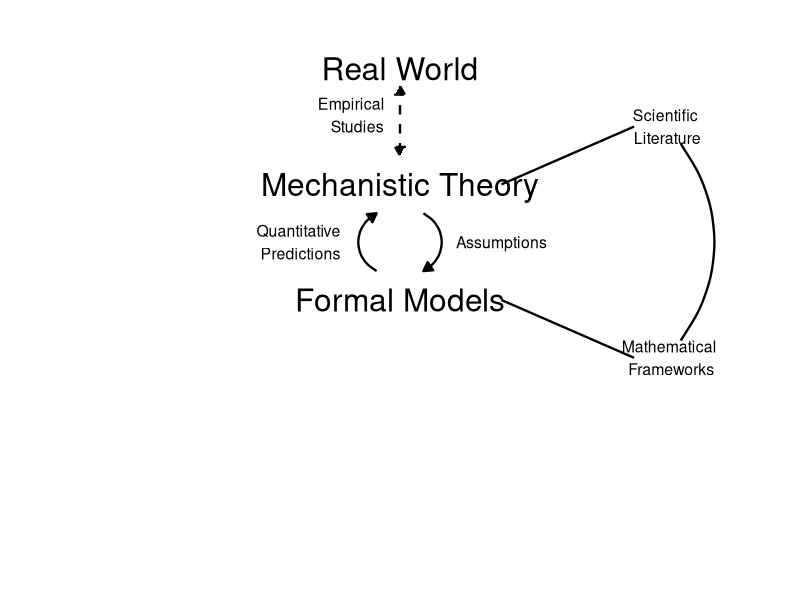
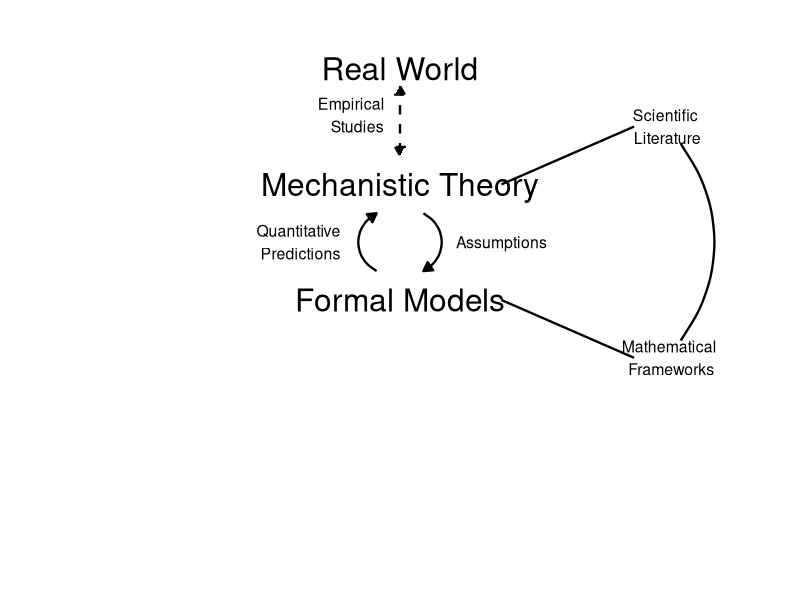
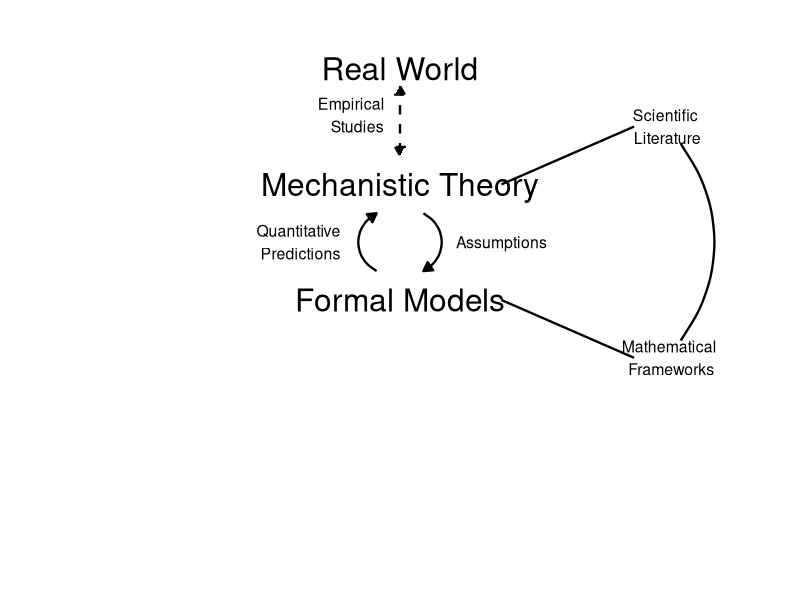

Recreate these plots in R, in order.
## ---- chunk 1
library(ggplot2)
library(grid)

create_modeling_cycle <- function() {
  
  # Node positions matching original layout
  nodes <- data.frame(
    x = c(0.5, 
          #0.45, 
          0.5, 
          0.5),
    y = c(1.0, 
          #0.9, 
          0.8, 
          0.6),
    label = c(
      "Real World",
      #"Empirical\nStudies",
      "Mechanistic Theory",
      "Formal Models"
      #"Conceptual Model", 
      #"Empirical\nFindings",
      #"Literature\nCorpus",
      #"Computational\nMethods"
    ),
    label_size = c(10, 10, 10)
  )
  
  # Create plot
  p <- ggplot() +
    # Dashed arrow: Real World -> Observations
    geom_segment(aes(x = 0.5, y = 0.97, xend = 0.5, yend = 0.85),
                 arrow = arrow(length = unit(0.25, "cm"), type = "closed", ends = "both"),
                 linewidth = 0.8, linetype = "dashed") +
    # Observations -> Theory
    # Empirical Findings -> Theory (curved feedback)
    geom_curve(aes(x = 0.47, y = 0.65, xend = 0.47, yend = 0.75),
               arrow = arrow(length = unit(0.25, "cm"), type = "closed"),
               linewidth = 0.8, curvature = -0.65) +
    geom_curve(aes(x = 0.53, yend = 0.65, xend = 0.53, y = 0.75),
               arrow = arrow(length = unit(0.25, "cm"), type = "closed"),
               linewidth = 0.8, curvature = -0.65) +
    
    geom_curve(aes(x = 0.86, yend = 0.53, xend = 0.86, y = 0.87),
               #arrow = arrow(length = unit(0.25, "cm"), type = "closed"),
               linewidth = 0.8, curvature = -0.35) +
    
    annotate("text", x = 0.44, y = 0.92, label = "Empirical \n  Studies", size = 4) +
    annotate("text", x = 0.63, y = 0.7, label = "Assumptions", size = 4) +
    annotate("text", x = 0.37, y = 0.7, label = "Quantitative\n Predictions", size = 4) +
    
    annotate("text", x = 0.84, y = 0.5, label = "  Mathematical\n   Frameworks", size = 4) +
    annotate("text", x = 0.84, y = 0.9, label = "Scientific\n Literature", size = 4) +
    
    geom_segment(aes(x = 0.63, y = 0.6, xend = 0.8, yend = 0.5), linewidth = 0.8) +
    geom_segment(aes(x = 0.63, y = 0.8, xend = 0.8, yend = 0.9), linewidth = 0.8) +
    
    # Node labels
    geom_text(data = nodes, aes(x = x, y = y, label = label), size = 8, lineheight = 0.9) +
    # Styling
    coord_cartesian(xlim = c(0.05, 0.95), ylim = c(0.15, 1.05)) +
    theme_void() +
    theme(plot.margin = margin(10, 10, 10, 10))
  
  return(p)
}

# Create and save
p <- create_modeling_cycle()
print(p)
ggsave("modeling_cycle.png", p, width = 6, height = 7, dpi = 300, bg = "white")
# Save
ggsave("turnaking_cycle.png", p, width = 6, height = 8, dpi = 300, bg = "white")
